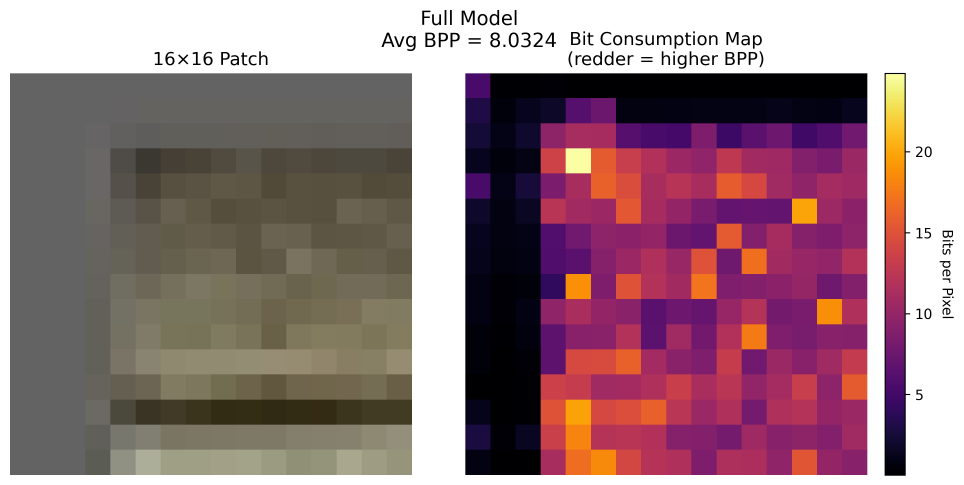
#> input picture archieved/patch_bpp_sample0.png, 2890 x 1455 px (shown at 1/3 size)
$ python test_bpp.py --image patch_bpp_sample0.png   (older library calls are emulated)
#> lines starting #> are read from the running program, lines starting #| are printed output that depends on the picture
import cv2
import numpy as np
import matplotlib.pyplot as plt
from matplotlib.colors import LinearSegmentedColormap
import argparse
from pathlib import Path

def compute_complexity_map(image, window_size=11):
    gray = cv2.cvtColor(image, cv2.COLOR_BGR2GRAY).astype(np.float32)
    sobelx = cv2.Sobel(gray, cv2.CV_64F, 1, 0, ksize=3)
    sobely = cv2.Sobel(gray, cv2.CV_64F, 0, 1, ksize=3)
    magnitude = np.sqrt(sobelx**2 + sobely**2)
    complexity = cv2.GaussianBlur(magnitude, (window_size, window_size), 0)
    complexity = (complexity - complexity.min()) / (complexity.max() - complexity.min() + 1e-8)
    return complexity

def create_bpp_map(complexity_map, target_bpp):
    return target_bpp * (0.5 + 1.0 * complexity_map)   # 加大复杂度差异（0.5~1.5倍）

def bpp_to_rgba(bpp_array, cmap, vmin=5.0, vmax=20.0):
    """把 bpp 值映射到 RGBA（0~1），用于 matplotlib 显示"""
    normed = np.clip((bpp_array - vmin) / (vmax - vmin), 0, 1)
    rgba = cmap(normed)
    return (rgba[..., :3] * 255).astype(np.uint8)  # 返回 RGB uint8

def main():
    parser = argparse.ArgumentParser(description='Per-pixel BPP heatmap – fixed range & strong contrast')
    parser.add_argument('--image', required=True)
    parser.add_argument('--bpps', nargs='+', type=float, default=[10, 8, 7, 6])
    parser.add_argument('--window_size', type=int, default=11)
    parser.add_argument('--output', default='bpp_results')
    args = parser.parse_args()

    Path(args.output).mkdir(exist_ok=True)
    img = cv2.imread(args.image)
#> img is the input picture: shape (1455, 2890, 3); mean B, G, R 128.4, 120.7, 150.8
    if img is None:
        print("Error: Cannot read image")
        return

    h, w = img.shape[:2]
#> h = 1455; w = 2890
    print(f"Image: {w}×{h}   window={args.window_size}")
#| Image: 2890×1455   window=11

    complexity_map = compute_complexity_map(img, args.window_size)
#> in compute_complexity_map, `gray = cv2.cvtColor(image, cv2.COLOR_BGR2GRAY).astype(np.float32)`:
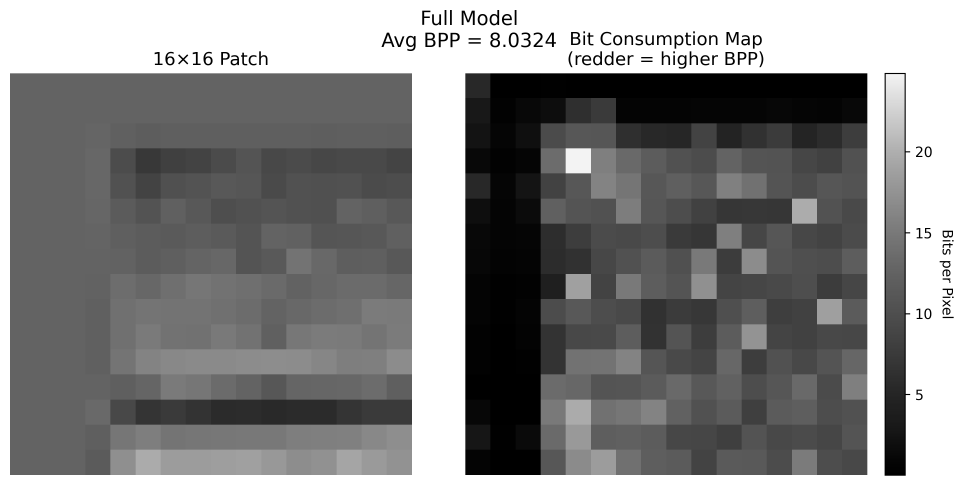
#> gray: shape (1455, 2890) float32 (shown at 1/3 size); min 0, max 255, mean 130.6
#> in compute_complexity_map, `sobelx = cv2.Sobel(gray, cv2.CV_64F, 1, 0, ksize=3)`:
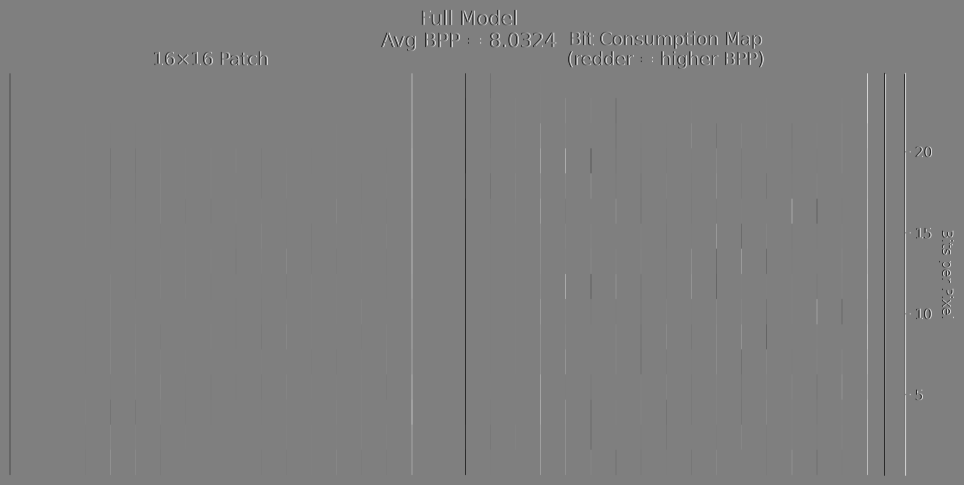
#> sobelx: shape (1455, 2890) float64 (shown at 1/3 size); min -1020, max 1020, mean 0; drawn with min black and max white
#> in compute_complexity_map, `magnitude = np.sqrt(sobelx**2 + sobely**2)`:
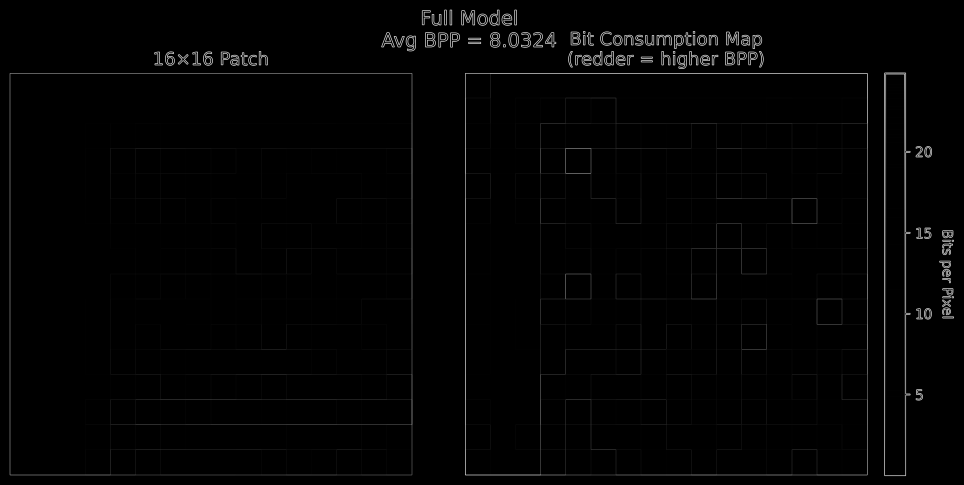
#> magnitude: shape (1455, 2890) float64 (shown at 1/3 size); min 0, max 1106.1, mean 13.8; drawn with min black and max white
#> in compute_complexity_map, `complexity = cv2.GaussianBlur(magnitude, (window_size, window_size), 0)`:
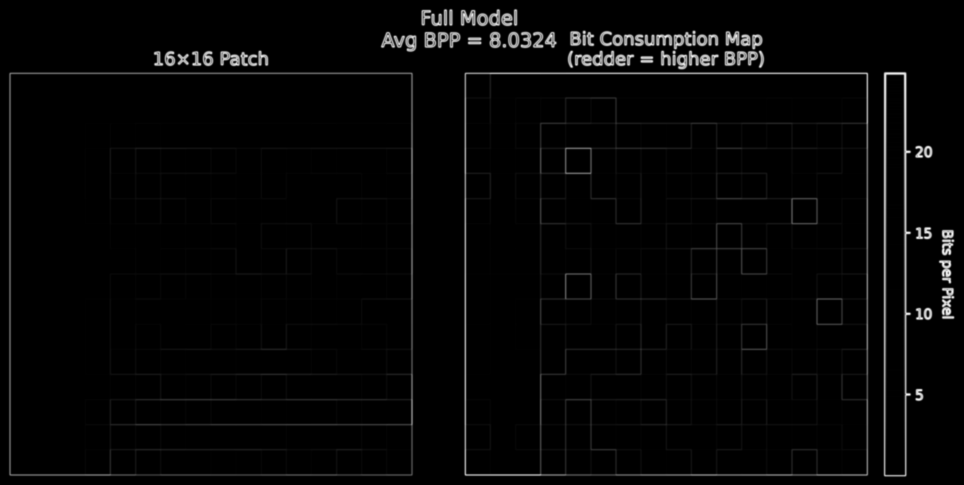
#> complexity: shape (1455, 2890) float64 (shown at 1/3 size); min 0, max 601.3, mean 13.8; drawn with min black and max white
    target_bpps = sorted(args.bpps, reverse=True)

    # ── 更陡的 colormap ──
    colors_list = [
        (0.0,   '#000000'),     # 最高 bpp
        (0.25,  '#3c0000'),
        (0.40,  '#800000'),
        (0.55,  '#c00000'),     # ← 10~15 区间快速变红
        (0.70,  '#ff1a1a'),
        (0.85,  '#ff6666'),
        (1.0,   '#ffb3b3')      # 最低 bpp 亮粉红
    ]
    cmap = LinearSegmentedColormap.from_list('steep_bpp', colors_list, N=512)

    fig = plt.figure(figsize=(22, 16))
    fig.suptitle('Per-pixel BPP Heatmap – Strong Contrast (5–20 bpp range)', fontsize=18, y=0.98)

    gs = fig.add_gridspec(2, 3, width_ratios=[1, 1, 0.06], wspace=0.03, hspace=0.08)

    FIXED_VMIN, FIXED_VMAX = 5.0, 20.0

    for idx, bpp in enumerate(target_bpps):
        row, col = divmod(idx, 2)
        ax = fig.add_subplot(gs[row, col])

        bpp_map = create_bpp_map(complexity_map, bpp)

        # 用 matplotlib colormap 直接生成 RGB（不再用 JET）
        heat_rgb = bpp_to_rgba(bpp_map, cmap, FIXED_VMIN, FIXED_VMAX)

        # 叠加（保持 65% 原图 + 35% 热力）
        overlay = cv2.addWeighted(img, 0.65, heat_rgb, 0.35, 0)

        overlay_rgb = cv2.cvtColor(overlay, cv2.COLOR_BGR2RGB)
        ax.imshow(overlay_rgb)
        ax.set_title(f'{bpp:.1f} bpp   mean={bpp_map.mean():.2f}', fontsize=14)
        ax.axis('off')

        cv2.imwrite(f"{args.output}/overlay_{bpp:.1f}bpp.jpg", overlay)
        print(f"Saved {bpp:.1f} bpp overlay (mean {bpp_map.mean():.2f})")
#> this loop made 4 passes
#| Saved 10.0 bpp overlay (mean 5.23)
#| Saved 8.0 bpp overlay (mean 4.18)
#| Saved 7.0 bpp overlay (mean 3.66)
#| Saved 6.0 bpp overlay (mean 3.14)
#> pass 1, in bpp_to_rgba, `rgba = cmap(normed)`:
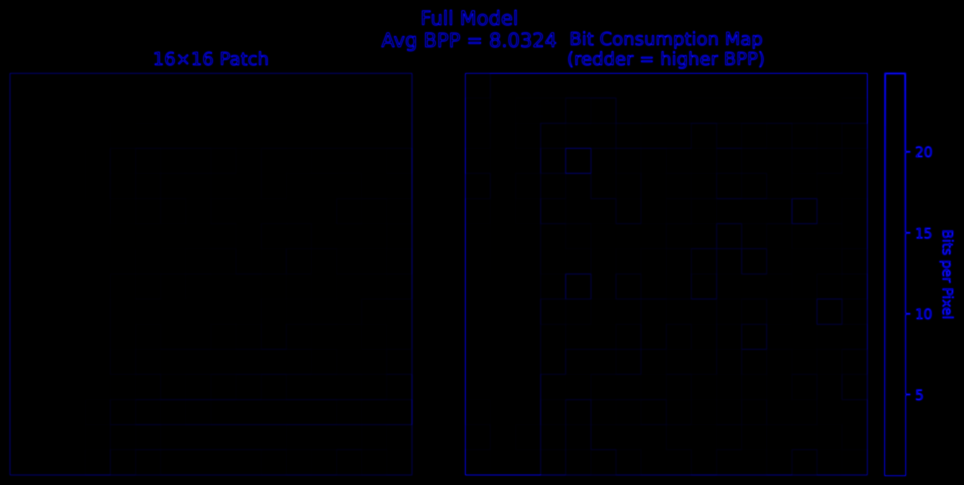
#> rgba: shape (1455, 2890, 4) float64 (shown at 1/3 size); mean of channels 0, 1, 2, 3 0.0171, 2.87e-05, 2.87e-05, 1; drawn as B, G, R
#> after the loop:
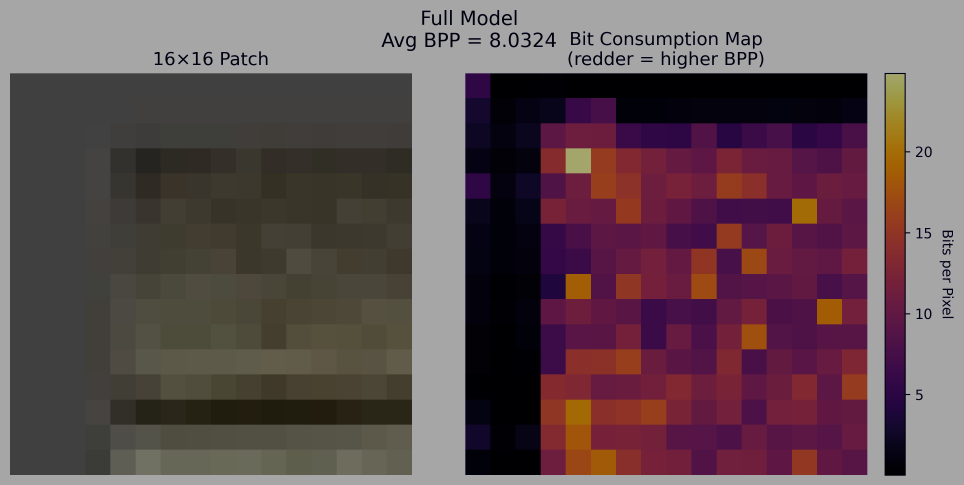
#> overlay: shape (1455, 2890, 3) (shown at 1/3 size); mean B, G, R 83.7, 78.5, 98.1

    # colorbar
    cax = fig.add_subplot(gs[:, 2])
    norm = plt.Normalize(FIXED_VMIN, FIXED_VMAX)
    sm = plt.cm.ScalarMappable(cmap=cmap, norm=norm)
    cbar = fig.colorbar(sm, cax=cax, orientation='vertical')
    cbar.set_label('Bits Per Pixel', fontsize=14)
    ticks = np.arange(5, 21, 2)
    cbar.set_ticks(ticks)
    cbar.ax.set_yticklabels([f'{t}' for t in ticks[::-1]])  # 低在上 高在下

    plt.tight_layout(rect=[0, 0, 0.94, 0.96])
    combined = f"{args.output}/COMBINED_strong_contrast.png"
    plt.savefig(combined, dpi=300, bbox_inches='tight')
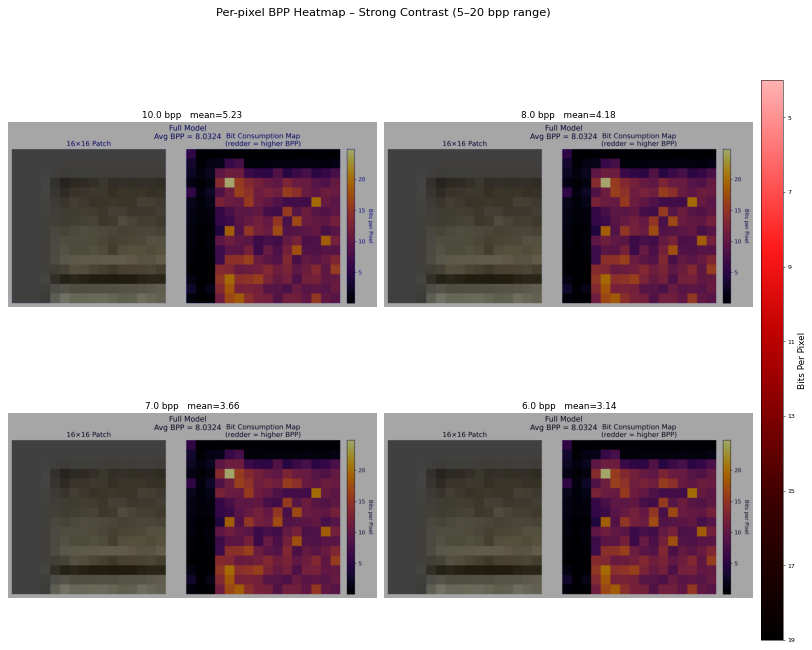
#> figure drawn by matplotlib, 5 panels
    plt.close()

    print(f"\nDone. Main figure: {combined}")
    print("Now four images should show clear difference (no blue, stronger contrast)")

if __name__ == "__main__":
    main()
